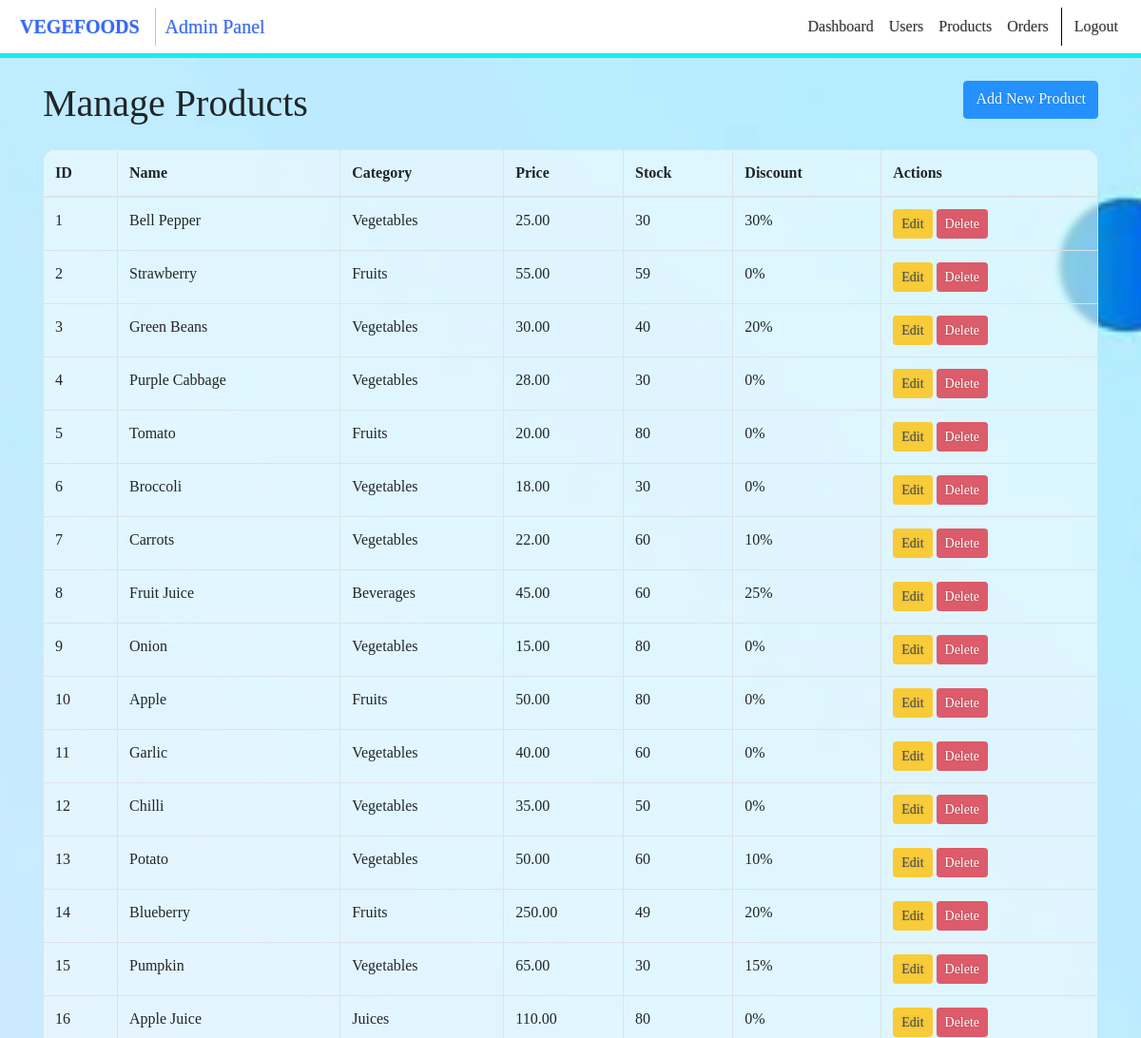
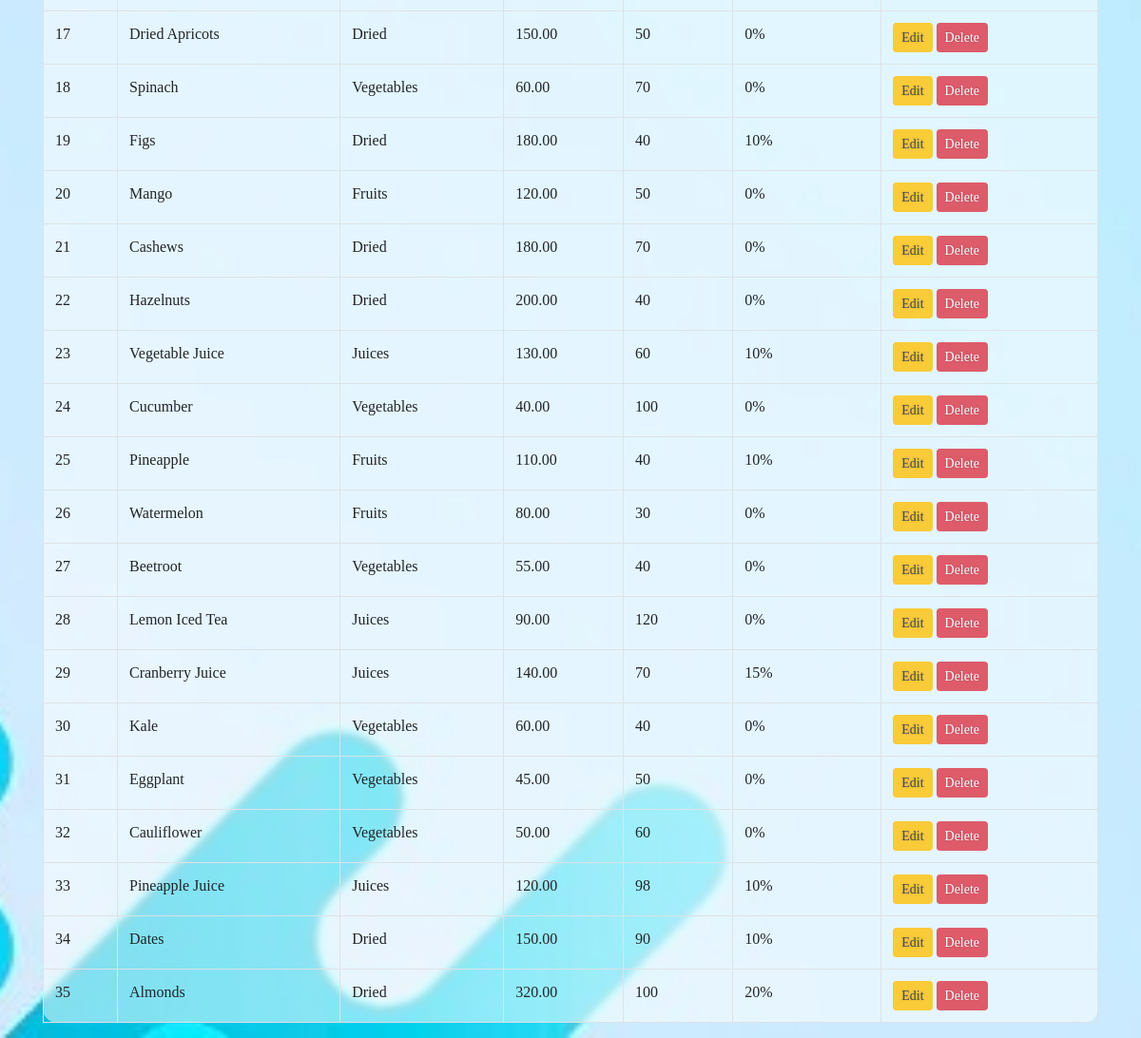
The page /admin-products (signed in) on the database its author committed (2 pictures, top to bottom).
### flask_package/models.py (models this page shows, shortened)
class Product(db.Model):
    __tablename__ = "Products"
    product_id = db.Column(db.Integer, primary_key=True, autoincrement=True)
    name = db.Column(db.String(255), nullable=False, unique=True)
    description = db.Column(db.Text)
    price = db.Column(db.Numeric(10, 2), nullable=False)
    stock = db.Column(db.Integer, nullable=False)
    category = db.Column(db.String(100), nullable=False)
    image_file = db.Column(db.String(100), nullable=False)
    discount = db.Column(db.Integer, nullable=False)

### flask_package/routes.py (the view)
@app.route("/admin-products")
def admin_products():
    if not current_user.is_authenticated or not current_user.username == "Admin":
        return render_template("404.html"), 404
    products = Product.query.all()
    return render_template("admin/products.html", products=products)

### flask_package/models.py (called while the page is built)
@login_manager.user_loader
def load_user(user_id):
    return Users.query.get(int(user_id))

### flask_package/routes.py (called while the page is built)
@app.context_processor
def inject():
    global cart_count, coupon_applied, coupon_discount
    cart_count = 0
    auth_st = False
    if current_user.is_authenticated:
        cart_count = (
            db.session.query(db.func.sum(Cart.quantity))
            .filter_by(user_id=current_user.id)
            .scalar()
            or 0
        )
        auth_st = True
    currentId = 0
    if current_user.is_authenticated:
        currentId = current_user.id
    return {
        "cart_qty": cart_count,
        "auth_status": auth_st,
        "coupon_applied": coupon_applied,
        "coupon_discount": coupon_discount,
        "userId": currentId,
    }

### flask_package/templates/admin/products.html (shortened to what this page needs)
{% extends 'base.html' %}
{% block content %}
  <div style="display: flex; justify-content:space-between ">
    <h1>Manage Products</h1><a href="{{ url_for('add_product') }}" class="btn btn-primary" style="text-align: left; height: 40px;">Add New Product</a>
  </div>
  <table class="table table-bordered mt-3">
    <thead>
      <tr>
        <th>ID</th>
        <th>Name</th>
        <th>Category</th>
        <th>Price</th>
        <th>Stock</th>
        <th>Discount</th>
        <th>Actions</th>
      </tr>
    </thead>
    <tbody>
      {% for product in products %}
        <tr>
          <td>{{ product.product_id }}</td>
          <td>{{ product.name }}</td>
          <td>{{ product.category }}</td>
          <td>{{ product.price }}</td>
          <td>{{ product.stock }}</td>
          <td>{{ product.discount }}%</td>
          <td>
            <a href="{{ url_for('edit_product', product_id=product.product_id) }}" class="btn btn-warning btn-sm">Edit</a>
            <a href="{{ url_for('delete_product', product_id=product.product_id) }}" class="btn btn-danger btn-sm" onclick="return confirm('Are you sure you want to delete this product?');">Delete</a>
          </td>
        </tr>
      {% endfor %}
    </tbody>
  </table>
{% endblock %}

### flask_package/templates/base.html (shortened to what this page needs)
<!DOCTYPE html>
<html lang="en">
  <head>
    <link rel="stylesheet" href="{{ url_for('static', filename='css/bootstrap.min.css') }}" />
    <link rel="stylesheet" href="{{ url_for('static', filename='css/style2.css') }}" />
  </head>
  <body>
    <nav class="navbar navbar-expand-lg">
      <a class="navbar-brand" href="{{ url_for('index') }}" style="font-family: Georgia; font-weight: bold; padding-left: 5px;">VEGEFOODS</a>
      <a class="navbar-brand" href="{{ url_for('admin_dashboard') }}" style="border-left:1px solid aqua;font-weight: 500; padding-left: 10px; ">Admin Panel</a>
      <div class="collapse navbar-collapse">
        <ul class="navbar-nav ml-auto">
          <li class="nav-item">
            <a class="nav-link" href="{{ url_for('admin_dashboard') }}">Dashboard</a>
          </li>
          <li class="nav-item">
            <a class="nav-link" href="{{ url_for('admin_users') }}">Users</a>
          </li>
          <li class="nav-item">
            <a class="nav-link" href="{{ url_for('admin_products') }}">Products</a>
          </li>
          <li class="nav-item">
            <a class="nav-link" href="{{ url_for('admin_orders') }}">Orders</a>
          </li>
          <li style="border-left: 1px solid black; margin-left: 5px;padding-left: 5px;">
            <a class="nav-link text-danger" href="{{ url_for('logout') }}">Logout</a>
          </li>
        </ul>
      </div>
    </nav>
    {% block content2 %}
      <div class="container mt-4">
        {% block content %}
        {% endblock %}
      </div>
    {% endblock %}
  </body>
</html>

### flask_package/static/css/style2.css (style rules this page uses)
nav { background-color: white; color: black; border-bottom: 5px solid rgb(25, 236, 236); }
a { color: rgb(0, 68, 255); text-decoration: none; opacity: 0.8; text-shadow: 0px 0px 2px rgba(0, 0, 0, 0.338); }
.nav-link { color: black !important; }
body { background: url('../images/blue.png'); background-size: cover; background-attachment: fixed; background-position: center; }
.table { background-color: rgba(255, 255, 255, 0.509); backdrop-filter: blur(3px); -webkit-backdrop-filter: blur(9px); border-radius: 15px; }

### flask_package/templates/base.html (style rules this page uses)
body { font-family: Georgia, 'Times New Roman', Times, serif; }

### rows shown on the page
Product: product_id "1", name "Bell Pepper", category "Vegetables", price "25.00", stock "30", discount "30"
Product: product_id "2", name "Strawberry", category "Fruits", price "55.00", stock "59", discount "0"
Product: product_id "3", name "Green Beans", category "Vegetables", price "30.00", stock "40", discount "20"
Product: product_id "4", name "Purple Cabbage", category "Vegetables", price "28.00", stock "30", discount "0"
Product: product_id "5", name "Tomato", category "Fruits", price "20.00", stock "80", discount "0"
Product: product_id "6", name "Broccoli", category "Vegetables", price "18.00", stock "30", discount "0"
Product: product_id "7", name "Carrots", category "Vegetables", price "22.00", stock "60", discount "10"
Product: product_id "8", name "Fruit Juice", category "Beverages", price "45.00", stock "60", discount "25"
Product: product_id "9", name "Onion", category "Vegetables", price "15.00", stock "80", discount "0"
Product: product_id "10", name "Apple", category "Fruits", price "50.00", stock "80", discount "0"
Product: product_id "11", name "Garlic", category "Vegetables", price "40.00", stock "60", discount "0"
Product: product_id "12", name "Chilli", category "Vegetables", price "35.00", stock "50", discount "0"
Product: product_id "13", name "Potato", category "Vegetables", price "50.00", stock "60", discount "10"
Product: product_id "14", name "Blueberry", category "Fruits", price "250.00", stock "49", discount "20"
Product: product_id "15", name "Pumpkin", category "Vegetables", price "65.00", stock "30", discount "15"
Product: product_id "16", name "Apple Juice", category "Juices", price "110.00", stock "80", discount "0"
Product: product_id "17", name "Dried Apricots", category "Dried", price "150.00", stock "50", discount "0"
Product: product_id "18", name "Spinach", category "Vegetables", price "60.00", stock "70", discount "0"
Product: product_id "19", name "Figs", category "Dried", price "180.00", stock "40", discount "10"
Product: product_id "20", name "Mango", category "Fruits", price "120.00", stock "50", discount "0"
Product: product_id "21", name "Cashews", category "Dried", price "180.00", stock "70", discount "0"
Product: product_id "22", name "Hazelnuts", category "Dried", price "200.00", stock "40", discount "0"
Product: product_id "23", name "Vegetable Juice", category "Juices", price "130.00", stock "60", discount "10"
Product: product_id "24", name "Cucumber", category "Vegetables", price "40.00", stock "100", discount "0"
Product: product_id "25", name "Pineapple", category "Fruits", price "110.00", stock "40", discount "10"
Product: product_id "26", name "Watermelon", category "Fruits", price "80.00", stock "30", discount "0"
Product: product_id "27", name "Beetroot", category "Vegetables", price "55.00", stock "40", discount "0"
Product: product_id "28", name "Lemon Iced Tea", category "Juices", price "90.00", stock "120", discount "0"
Product: product_id "29", name "Cranberry Juice", category "Juices", price "140.00", stock "70", discount "15"
Product: product_id "30", name "Kale", category "Vegetables", price "60.00", stock "40", discount "0"
Product: product_id "31", name "Eggplant", category "Vegetables", price "45.00", stock "50", discount "0"
Product: product_id "32", name "Cauliflower", category "Vegetables", price "50.00", stock "60", discount "0"
Product: product_id "33", name "Pineapple Juice", category "Juices", price "120.00", stock "98", discount "10"
Product: product_id "34", name "Dates", category "Dried", price "150.00", stock "90", discount "10"
Product: product_id "35", name "Almonds", category "Dried", price "320.00", stock "100", discount "20"
